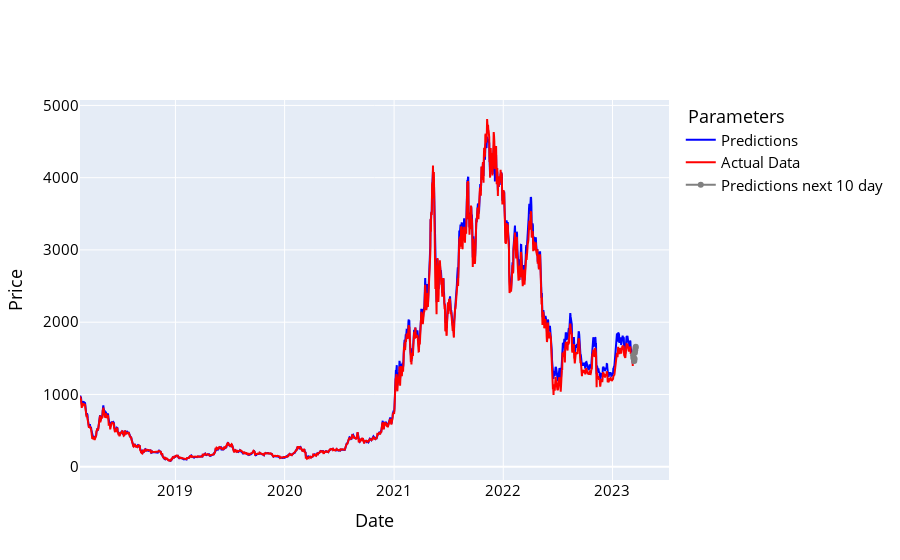

Notebook cell for this chart:
### Code cell
names = cycle(['Predictions', 'Test Data'])

fig = go.Figure()
fig.add_trace(go.Scatter(x=y_future_all.index, y=pred_future_all_df['Adj Close'], name='Predictions',
                         line=dict(width=2, color='blue')))
fig.add_trace(go.Scatter(x=y_future_all.index, y=y_future_all['Adj Close'], name='Actual Data',
                         line=dict(width=2, color='red')))
fig.add_trace(go.Scatter(x=prediction_df.index, y=prediction_df['Adj Close'], name='Predictions next 10 day',
                         line=dict(width=2, color='gray')))
fig.add_shape(type='line',
              x0=prediction_df.index[0], y0=prediction_df['Adj Close'][0],
              x1=pred_future_all_df.index[-1], y1=pred_future_all_df['Adj Close'][-1],
              line=dict(color='grey', width=2))

fig.update_layout(xaxis_title='Date', yaxis_title='Price',
                  font_size=15, font_color='black', legend_title_text=' Parameters')
fig.show()

### Figure 1 — Plotly figure (JSON) as saved in the notebook; plotly's stock layout.template omitted (floating-point values rounded to 4 significant figures; data arrays with more than 128 entries replaced by an {"elided": "..."} marker saying what was removed)
{"data": [{"line": {"color": "blue", "width": 2}, "name": "Predictions", "type": "scatter", "x": {"elided": "1849 str values"}, "y": {"elided": "1849 float values"}}, {"line": {"color": "red", "width": 2}, "name": "Actual Data", "type": "scatter", "x": {"elided": "1849 str values"}, "y": {"elided": "1849 float values"}}, {"line": {"color": "gray", "width": 2}, "name": "Predictions next 10 day", "type": "scatter", "x": ["2023-03-11T00:00:00", "2023-03-12T00:00:00", "2023-03-13T00:00:00", "2023-03-14T00:00:00", "2023-03-15T00:00:00", "2023-03-16T00:00:00", "2023-03-17T00:00:00", "2023-03-18T00:00:00", "2023-03-19T00:00:00", "2023-03-20T00:00:00"], "y": [1541.0, 1505.0, 1505.0, 1486.0, 1462.0, 1493.0, 1577.0, 1612.0, 1643.0, 1660.0]}], "layout": {"font": {"color": "black", "size": 15}, "legend": {"title": {"text": " Parameters"}}, "shapes": [{"line": {"color": "grey", "width": 2}, "type": "line", "x0": "2023-03-11T00:00:00", "x1": "2023-03-10T00:00:00", "y0": 1541.0, "y1": 1425.0}], "xaxis": {"title": {"text": "Date"}}, "yaxis": {"title": {"text": "Price"}}}}
